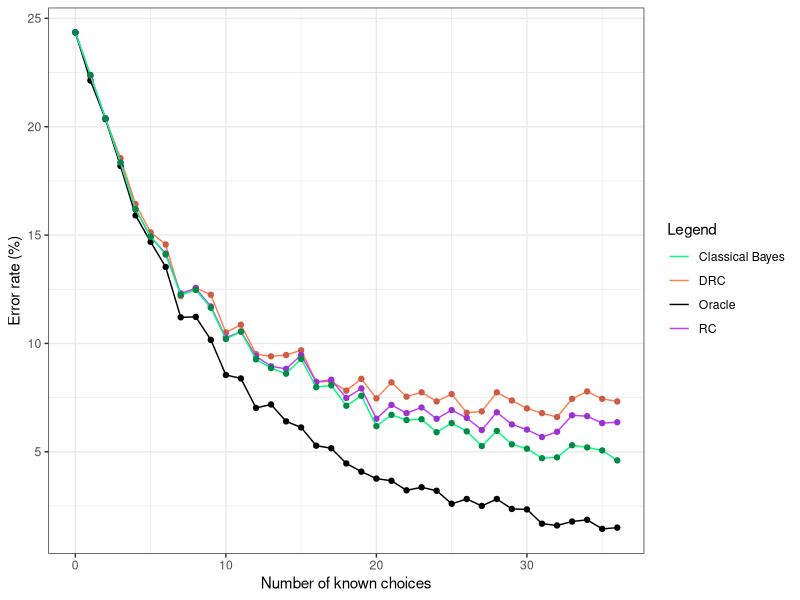
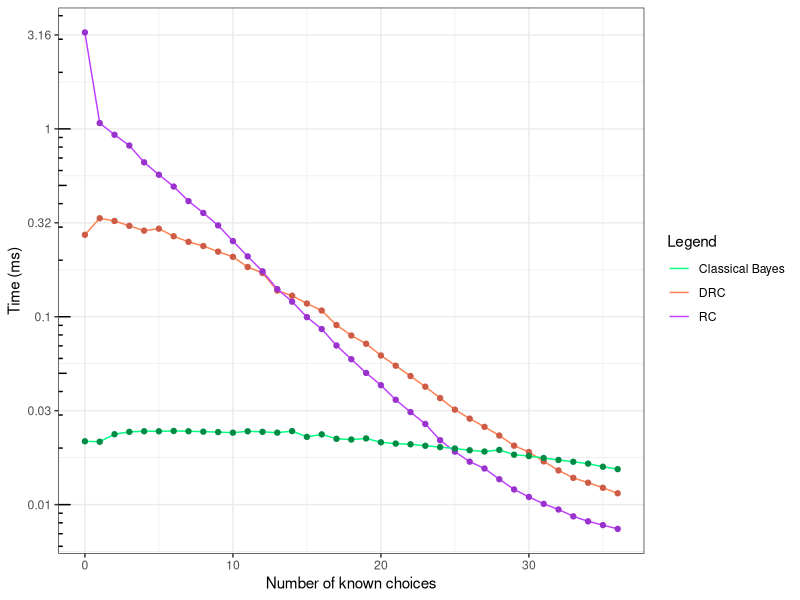

Here is the R script that generated these plots, in order:
library(ggplot2)

#--------------------------------------------------------------------------------------------
#Parametres globaux
dataset_name = "alarm"
taille_img_x = 1024/2
taille_img_y = 720/2
#fin parametres globaux
#--------------------------------------------------------------------------------------------

#--------------------------------------------------------------------------------------------
#data
#result
rc = c(0.7565026010404161,0.7763105242096838,0.7961184473789515,0.8165266106442577,0.8381352541016407,0.8507402961184474,0.8585434173669467,0.8769507803121248,0.8745498199279712,0.882953181272509,0.897358943577431,0.8945578231292517,0.9059623849539816,0.9105642256902761,0.9117647058823529,0.9053621448579432,0.9177671068427371,0.916766706682673,0.9251700680272109,0.9207683073229291,0.9347739095638256,0.9283713485394157,0.9321728691476591,0.9295718287314926,0.9347739095638256,0.9307723089235694,0.9343737494997999,0.9399759903961584,0.9317727090836334,0.937374949979992,0.9397759103641457,0.9431772709083633,0.9407763105242097,0.933173269307723,0.9335734293717487,0.9367747098839536,0.936374549819928)
dRC = c(0.7565026010404161,0.7769107643057223,0.7963185274109644,0.8145258103241296,0.835734293717487,0.8487394957983193,0.8543417366946778,0.8781512605042017,0.8743497398959584,0.8775510204081632,0.8949579831932774,0.8913565426170468,0.9049619847939175,0.9059623849539816,0.9053621448579432,0.9031612645058024,0.9177671068427371,0.9175670268107243,0.9217687074829932,0.9163665466186475,0.9253701480592237,0.9179671868747499,0.9245698279311725,0.9225690276110444,0.9267707082833133,0.9233693477390956,0.9319727891156463,0.9313725490196079,0.9225690276110444,0.9263705482192878,0.9299719887955182,0.9321728691476591,0.9339735894357744,0.9255702280912365,0.9221688675470188,0.9255702280912365,0.9267707082833133)
oracle = c(0.7565026010404161,0.7787114845938375,0.7965186074429772,0.8181272509003601,0.84093637454982,0.8531412565026011,0.8647458983593438,0.8879551820728291,0.8877551020408163,0.898359343737495,0.9145658263305322,0.9161664665866347,0.9297719087635054,0.928171268507403,0.9359743897559024,0.9387755102040817,0.9471788715486195,0.9483793517406963,0.9553821528611445,0.9591836734693877,0.9623849539815926,0.9633853541416567,0.9677871148459384,0.9663865546218487,0.9679871948779512,0.9739895958383353,0.9717887154861945,0.9749899959983993,0.9717887154861945,0.976390556222489,0.9765906362545018,0.9831932773109243,0.9839935974389756,0.9821928771508603,0.9813925570228091,0.985594237695078,0.9849939975990396)
jointree = c(0.7565026010404161,0.776110444177671,0.7961184473789515,0.8165266106442577,0.8381352541016407,0.8507402961184474,0.8589435774309724,0.8775510204081632,0.8753501400560224,0.8835534213685474,0.8979591836734694,0.8945578231292517,0.9073629451780713,0.9113645458183274,0.9139655862344938,0.9071628651460584,0.9201680672268907,0.9193677470988395,0.9287715086034414,0.9241696678671468,0.9381752701080432,0.9329731892757103,0.935374149659864,0.9349739895958383,0.9409763905562225,0.9367747098839536,0.9405762304921969,0.9473789515806322,0.9403761504601841,0.946578631452581,0.9485794317727091,0.9529811924769908,0.9525810324129652,0.9469787915166067,0.9479791916766707,0.9493797519007603,0.9539815926370548)

#result conf
c_rc = c(0.011898996080451365,0.011553098025281573,0.01116955202357754,0.010730739669294857,0.010211537455441252,0.00987933552521324,0.009661635695786604,0.009107202365791663,0.009183027128908169,0.008912644630037317,0.00841398241303957,0.008514699710240716,0.008092148272047694,0.007911682910222304,0.007863583499324254,0.00811524350622754,0.0076163514270256825,0.007658362183829822,0.007294682725762574,0.00748828894414577,0.006845763803119829,0.007149278202728537,0.006971205704882456,0.007093696902875341,0.006845763803119829,0.007037519254728716,0.0068652610495801725,0.006585349474396794,0.006990238635819292,0.006717205888970734,0.006595613853910598,0.006418235565930343,0.006544083943985073,0.006923316692538858,0.006904036881957061,0.006747158922772963,0.006767031221169823)
c_dRC = c(0.011898996080451365,0.011542046579639986,0.011165472820234798,0.010775864256214138,0.010272248330239188,0.009933628714739441,0.009780055533884419,0.009068869038834488,0.009189295852817728,0.009088071149308085,0.008500428025285982,0.008627509827259704,0.00813058496095588,0.008092148272047694,0.00811524350622754,0.008199080527408788,0.0076163514270256825,0.007624780166965036,0.007444905311048664,0.007675074037056169,0.00728571163559721,0.007607909304529805,0.007321504826906786,0.007409940782795282,0.007222482724530579,0.007374743730320437,0.0069807308609093404,0.007009202325082698,0.007409940782795282,0.007240625717677878,0.007075037979483854,0.006971205704882456,0.006884685203550596,0.007276725256954291,0.0074274519067000526,0.007276725256954291,0.007222482724530579)
c_oracle = c(0.011898996080451365,0.011508684195530871,0.011161389369248848,0.010694295756035505,0.010139696431185057,0.009813373344040695,0.009481508154935349,0.00874478942531847,0.008751607638285768,0.008377544054542318,0.007749634887091126,0.007683410325692395,0.00708437575585951,0.007158484751938653,0.006786827197575339,0.0066466285490034225,0.0062012292079208905,0.006134239348721629,0.0057240156587417025,0.0054856209142380525,0.00527488695128833,0.005206973702051867,0.004895112478863982,0.004996776218339029,0.004880390993791719,0.00441274320232036,0.004590450426964946,0.0043292723318659725,0.004590450426964946,0.004209326450072967,0.004191881801753643,0.00356384586562872,0.0034793726823946157,0.003666512863848337,0.0037464735756028867,0.0033035063476571738,0.0033706002080323926)
c_jointree = c(0.011898996080451365,0.011556774167041225,0.01116955202357754,0.010730739669294857,0.010211537455441252,0.00987933552521324,0.00965020849339473,0.009088071149308085,0.009157875723915835,0.008892783480842133,0.0083921493831144,0.008514699710240716,0.00803786735338012,0.007879664879646557,0.007774258355410856,0.008045655664729714,0.007514149756980071,0.00754843595483321,0.007130816499833548,0.007339310808283309,0.006676994980568139,0.0069329298348492175,0.006816379512344288,0.00683598757485636,0.006533715065632655,0.006747158922772963,0.00655443172468473,0.006190127003604573,0.006564758507497912,0.006234387584832572,0.006122985528521322,0.005868619002923539,0.005892301452428047,0.006212306618170904,0.0061566702834403905,0.0060777112442605315,0.005808897791288656)

#temps
rctemps = c(3.260436447979192,1.0735578707482993,0.93003493717487,0.8156372893157263,0.6635573503401361,0.5699110468187275,0.49307356282513004,0.4128526744697879,0.35688447659063627,0.3063106844737895,0.2527949253701481,0.2095138793517407,0.17454798039215685,0.1403603757503001,0.12034017987194878,0.09953717326930772,0.08602137775110044,0.0703179943977591,0.0594418087234894,0.0502299549819928,0.0432231862745098,0.03614089775910364,0.031091359543817528,0.026876727290916367,0.02202147919167667,0.01914060424169668,0.01692589595838335,0.015571928171268507,0.01365353181272509,0.012042611444577831,0.010987975590236095,0.010094930972388956,0.009418771108443377,0.008660603041216486,0.008147490196078432,0.007782820528211285,0.007425873949579832)
dRCtemps = c(0.27289750460184076,0.3344440318127251,0.32342468587434975,0.3047264599839936,0.28732415046018406,0.2942181770708283,0.26818107883153264,0.250398700080032,0.2378962581032413,0.22206827671068427,0.20842731852741098,0.1839763393357343,0.17096564345738297,0.137794600040016,0.12937974649859943,0.11762295298119248,0.1078894405762305,0.09029262284913965,0.07947772328931572,0.07179842196878751,0.06220688915566226,0.05488164325730292,0.04835967206882753,0.0424261262505002,0.036904663665466186,0.03202403481392557,0.028686673469387754,0.025935699479791918,0.023325244097639055,0.020597298519407763,0.01904805162064826,0.016988200480192076,0.015206086834733894,0.013876660464185675,0.013077431172468987,0.012294451780712284,0.01149080412164866)
jointreetemps = c(0.021737294917967186,0.021609754901960786,0.023704201080432172,0.02439247238895558,0.024579980592236896,0.024568289715886354,0.024671546218487394,0.02457873269307723,0.0244480456182473,0.024332928771508604,0.024150624649859943,0.02456728411364546,0.02440703481392557,0.024152599639855943,0.024626024209683874,0.022941143257302923,0.02365316906762705,0.02240504481792717,0.02220267386954782,0.022514459783913567,0.02146152881152461,0.021125953781512604,0.020945569427771107,0.02056649019607843,0.0202254699879952,0.019901987595038015,0.019472195478191276,0.019164631652661065,0.01955662304921969,0.018436654861944776,0.01813618067226891,0.017706675470188074,0.017289522008803522,0.01690908463385354,0.016528327531012407,0.015908469987995198,0.015447368347338935)

#temps conf
c_rctemps = c(0.044645436283594554,0.03718325842821587,0.03846717350242364,0.03198977311307629,0.026813089451046244,0.02538970076697144,0.02254604407482015,0.020004925812057827,0.017985360206016772,0.015828612864037108,0.013067360726790487,0.011316047644701559,0.009492948198985045,0.007541351700576047,0.0069856037222453616,0.005223991571625405,0.004735561546538621,0.003431053164729543,0.0032539773087716575,0.0024704454927248058,0.0023470463559883605,0.0018362105474217234,0.001473236241736253,0.0012861994820142259,7.50956105316084E-4,6.441395427702734E-4,4.64407761266476E-4,4.663975136954178E-4,3.708769199222485E-4,2.627281242757477E-4,2.084799353126599E-4,1.6997291007478575E-4,1.5355085516033184E-4,1.2166840833362048E-4,1.129651930632232E-4,1.0311694886721763E-4,9.60614575926446E-5)
c_dRCtemps = c(0.009655965801481443,0.008352388241588977,0.009529878234955496,0.013130120775472785,0.01492834664601649,0.019119110128629258,0.016873897855699625,0.015144322247090844,0.01412412426599225,0.013742215580684487,0.013126155379179055,0.011128975279350304,0.01087014176205347,0.007341558752194815,0.007998062906879827,0.007057500958581759,0.006504618892188761,0.004994967119463412,0.004441823019135774,0.0037510753695651692,0.0030496104644417796,0.0027421892274049177,0.0022569770174594864,0.0019727596139615233,0.0015774400149314832,0.001209454998157746,9.993785775267465E-4,9.277948480841876E-4,0.001091916215959409,6.311783492331936E-4,8.801760167337482E-4,5.038874493232156E-4,3.410003453145174E-4,2.8194846043173887E-4,3.1812193652384614E-4,2.918115928800728E-4,2.4485531439322373E-4)
c_jointreetemps = c(6.625292612526594E-4,6.461846777205947E-4,7.091947860486793E-4,7.305740973884003E-4,7.554753962042584E-4,7.756323874248317E-4,7.808510968729634E-4,7.922662942161588E-4,7.824529616438664E-4,7.512411164727916E-4,7.479726421790896E-4,0.001423749835924751,0.0016180089983795643,0.0016939217443928912,0.002686867884604553,7.317778220371959E-4,0.0021164841857063106,7.233463738437891E-4,7.281318817253377E-4,0.0016491241542350142,6.978222716552678E-4,6.782607095755156E-4,6.812374791330922E-4,6.785012923377258E-4,6.473088513920302E-4,6.33942735060111E-4,6.172000193633028E-4,6.124329260247301E-4,0.0015284488597482944,5.777371587713996E-4,6.239473715353715E-4,5.504260443439925E-4,5.282424379572948E-4,5.357713626588625E-4,4.934440775974135E-4,4.5227823871917054E-4,4.325728790485179E-4)
#fin data
#--------------------------------------------------------------------------------------------


#--------------------------------------------------------------------------------------------
#parametres graphes
# -- manuels
x_pas_erreur = 4
y_pas_erreur = 3
x_legend_erreur = 0
y_legend_erreur = 50
y_padding_erreur = 1

x_pas_time = 4
y_pas_time = 3
x_legend_time = 0
y_legend_time = 0.013
y_padding_time = 0.01

# -- auto calcul

#MAJ VERS ERROR
dRC = 100-100*dRC
oracle = 100-100*oracle
rc = 100-100*rc
jointree = 100-100*jointree

c_rc = 100*c_rc
c_dRC = 100*c_dRC
c_oracle = 100*c_oracle
c_jointree = 100*c_jointree
#FIN MAJ VERS ERROR

nb_val = length(rc)
nb_val = length(dRC)
nb_val = length(oracle)
nb_val = length(jointree)

min_val_erreur = 30000
min_val_erreur = min(min_val_erreur,100-100*rc)
min_val_erreur = min(min_val_erreur,100-100*dRC)
min_val_erreur = min(min_val_erreur,100-100*oracle)
min_val_erreur = min(min_val_erreur,100-100*jointree)
min_val_erreur = ceiling(min_val_erreur)

max_val_erreur = 30000
max_val_erreur = max(max_val_erreur,100-100*rc)
max_val_erreur = max(max_val_erreur,100-100*dRC)
max_val_erreur = max(max_val_erreur,100-100*oracle)
max_val_erreur = max(max_val_erreur,100-100*jointree)
max_val_erreur = floor(max_val_erreur)

size = 0:(nb_val-1)
x_lim_erreur = c(0,(nb_val-1))
if(min_val_erreur-y_padding_erreur <= 0){
  min_val_erreur = min_val_erreur+y_padding_erreur+0.00001
}
y_lim_erreur = c((min_val_erreur-y_padding_erreur),(max_val_erreur+y_padding_erreur))
x_axp_erreur = c(0, (nb_val-1), x_pas_erreur)
y_axp_erreur = c((min_val_erreur-y_padding_erreur),(max_val_erreur+y_padding_erreur),y_pas_erreur)

min_val_time = 30000
min_val_time = min(min_val_erreur,100-100*rctemps)
min_val_time = min(min_val_erreur,100-100*dRCtemps)
min_val_time = min(min_val_erreur,100-100*jointreetemps)
min_val_time = ceiling(min_val_erreur)

max_val_time = 30000
max_val_time = max(max_val_time,rctemps)
max_val_time = max(max_val_time,dRCtemps)
max_val_time = max(max_val_time,jointreetemps)
max_val_time = floor(max_val_time)


x_lim_time = c(0,(nb_val-1))
if(min_val_time-y_padding_time <= 0){
  min_val_time = min_val_time+y_padding_time+0.00001
}
size = 0:(nb_val-1)
y_lim_time = c((min_val_time-y_padding_time),(max_val_time+y_padding_time))
x_axp_time = c(0, (nb_val-1), x_pas_erreur)
y_axp_time = c((min_val_time-y_padding_time),(max_val_time+y_padding_time),y_pas_time)
#fin parametres graphes
#--------------------------------------------------------------------------------------------

  png(file=paste("Taux_erreur_sur_",dataset_name,".png",sep=""), bg="white", width=taille_img_x, height=taille_img_y, pointsize = 12)
  (ggplot(NULL, aes(size)) + #scale_y_log10(breaks = round(seq(0, 100, by = 5),1)) + annotation_logticks(sides="l") +
    ylab("Error rate (%)") + xlab("Number of known choices") + theme_bw() #+ theme(legend.position="bottom")
    +geom_line(aes(y=dRC, colour="DRC")) + geom_point(aes(y=dRC), colour="coral3") 
    +geom_line(aes(y=oracle, colour="Oracle")) + geom_point(aes(y=oracle), colour="black") 
    +geom_line(aes(y=rc, colour="RC")) + geom_point(aes(y=rc), colour="darkorchid3") 
    +geom_line(aes(y=jointree, colour="Classical Bayes")) + geom_point(aes(y=jointree), colour="springgreen4") 
    + scale_colour_manual(name = 'Legend', guide = 'legend',
                        values =c(NULL
                                  ,'DRC'='coral' #dRC
                                  ,'Oracle'='black' #oracle
                                  ,'RC'='darkorchid1' #rc
                                  ,'Classical Bayes'='springgreen' #jointree
                                  )))
  dev.off()

  png(file=paste("Temps_sur_",dataset_name,".png",sep=""), bg="white", width=taille_img_x, height=taille_img_y, pointsize = 12)
  (ggplot(NULL, aes(size))
  + scale_y_log10(
   breaks = scales::trans_breaks("log10", function(x) 10^x),
   labels = scales::trans_format("log10", function(x) round(10^x,2)))
   + annotation_logticks(sides="l")
   + theme_bw() +
    ylab("Time (ms)") + xlab("Number of known choices") #+ theme(legend.position="bottom")
    +geom_line(aes(y=dRCtemps, colour="DRC")) + geom_point(aes(y=dRCtemps), colour="coral3")
    +geom_line(aes(y=rctemps, colour="RC")) + geom_point(aes(y=rctemps), colour="darkorchid3") 
    +geom_line(aes(y=jointreetemps, colour="Classical Bayes")) + geom_point(aes(y=jointreetemps), colour="springgreen4") 
   + scale_colour_manual(name = 'Legend', guide = 'legend',
                        values =c(NULL
                                  ,'DRC'='coral' #dRC
                                  ,'RC'='darkorchid1' #rc
                                  ,'Classical Bayes'='springgreen' #jointree
                                  )))
  dev.off()
